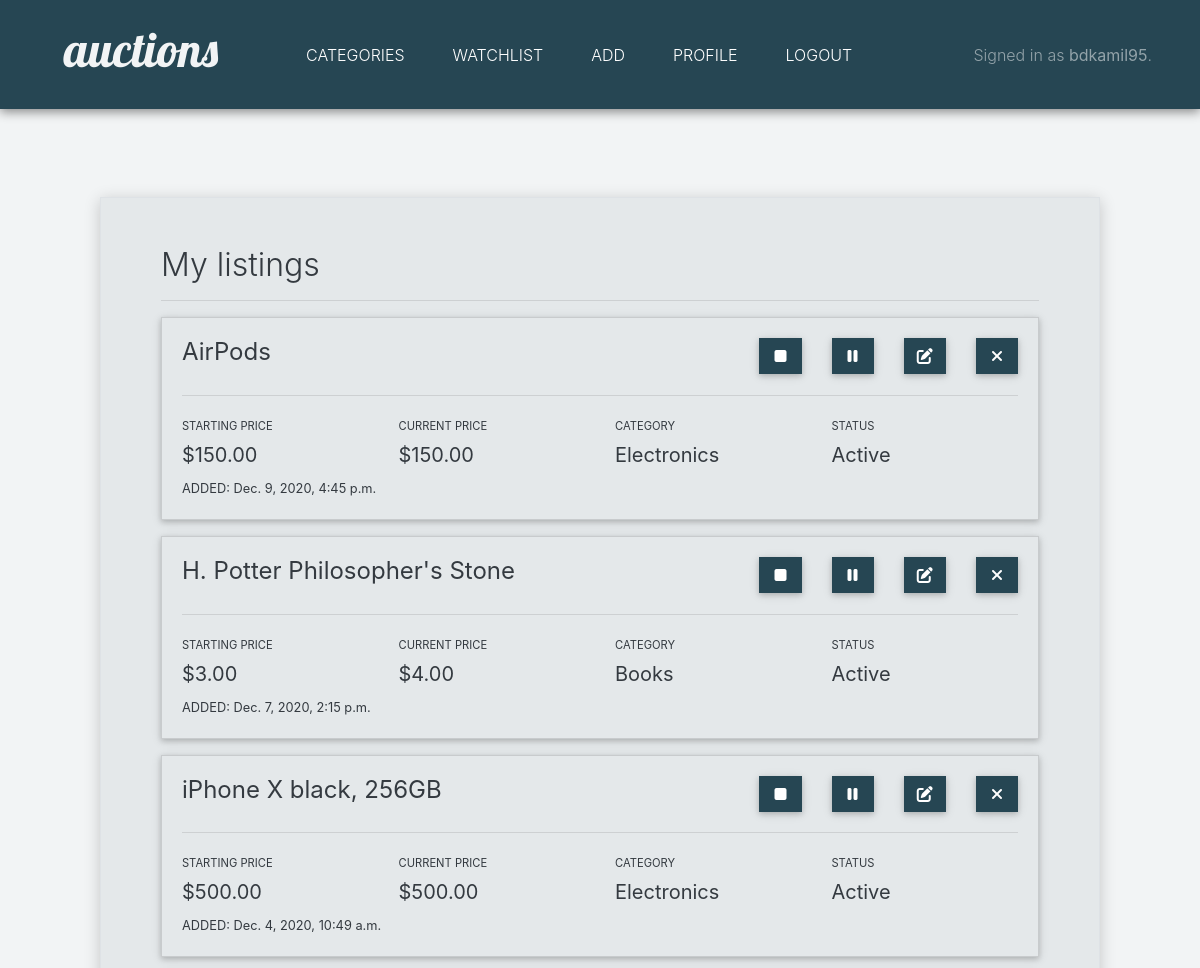
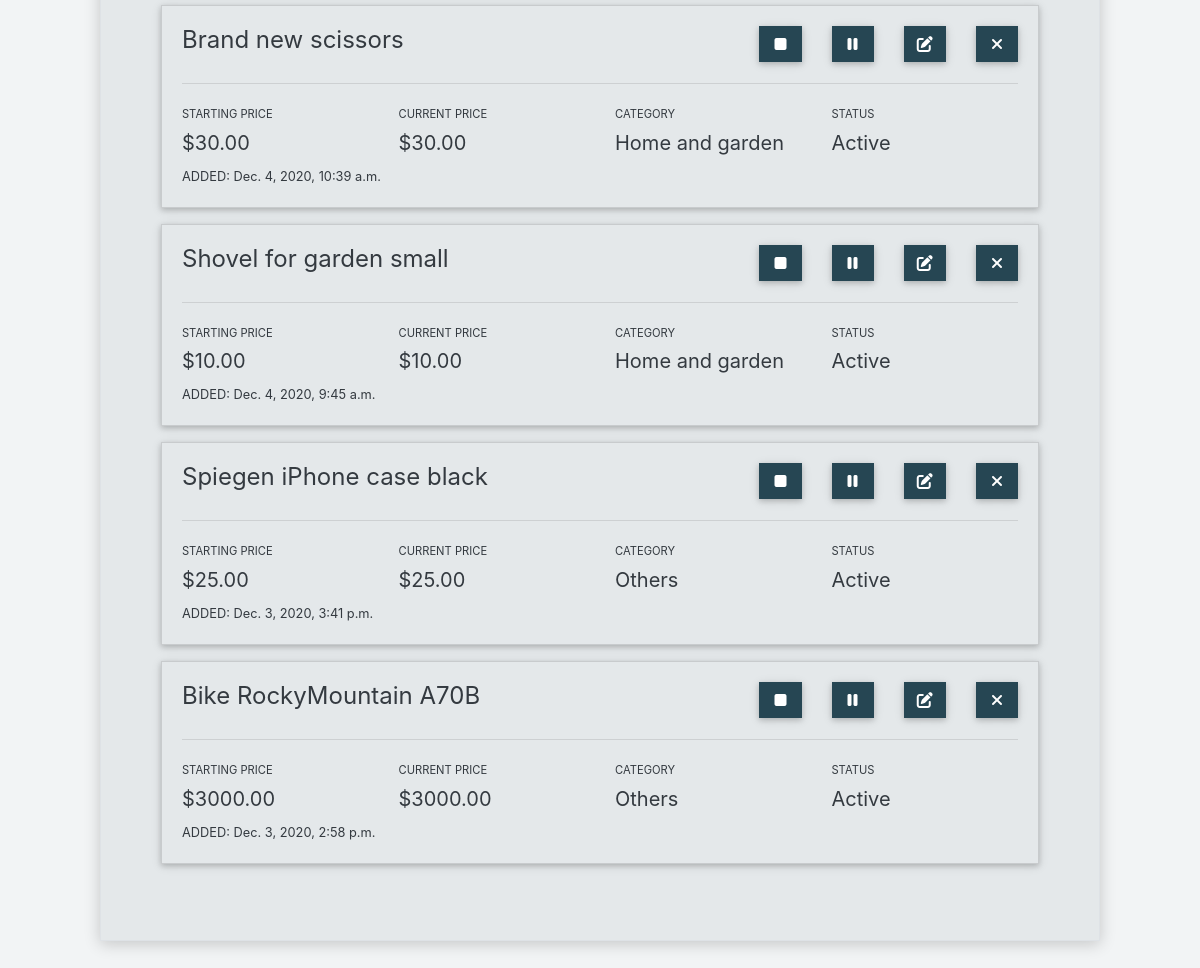
Page /profile/view/mylistings (signed in) on the committed database (2 pictures, top to bottom).
### auctions/models.py (models this page shows, shortened)
class User(AbstractUser):
    pass

class Listing(models.Model):
    title = models.CharField(max_length=30)
    description = models.CharField(max_length=500)
    starting_price = models.FloatField()
    current_price = models.FloatField(blank=True, null=True)
    photo = models.ImageField(upload_to='listing_images', default='default.jpg')
    user = models.ForeignKey(User, on_delete=models.CASCADE)
    category = models.ForeignKey(Category, on_delete=models.CASCADE)
    date_added = models.DateTimeField(default=timezone.now)
    active = models.BooleanField(default=True)
    winner = models.CharField(max_length=30, blank=True, null=True)
    def get_status(self):
        if self.active == 1:
            return "active"
        else:
            return "not active"

class Category(models.Model):
    name = models.CharField(max_length=20)

### auctions/views.py (the view)
# urls.py: path("profile/view/mylistings", views.listings_view, name="listings_view"),
@login_required
def listings_view(request):
    logged_user = request.user
    user_id = logged_user.id
    listings = Listing.objects.filter(user_id=user_id).order_by('-date_added')
    categories = Category.objects.all().order_by('name')
    return render(request, "auctions/listings_view.html", {
        "listings": listings,
        "categories": categories
    })

### auctions/templates/auctions/listings_view.html (shortened to what this page needs)
{% extends "auctions/layout.html" %}
{% block body %}
    <div class="listings-panel animated slideInDown border mt-5">
        <div><h2>My listings</h2></div>
        <hr>
        {% for listing in listings %}
        <div class="pb-3">
            <div class="card" style="border-radius: 0; background-color: #E4E8EA;">
                <div class="card-body">
                    <div class="row">
                        <div class="col">
                            <h4 class="card-title">{{ listing.title }}</h4>
                        </div>
                        {% if not listing.winner %}
                            <div class="col-1">
                                <form action="{% url 'listing_end' %}" method="POST">
                                    <button type="submit" class="btn btn-info button-custom btn-block"><i class="fas fa-stop"></i></button>
                                </form>
                            </div>
                            <div class="col-1">
                                {% if listing.active == 1 %}
                                <form action="{% url 'listing_deactivate' %}" method="POST">
                                    <button type="submit" class="btn btn-info button-custom btn-block"><i class="fas fa-pause"></i></button>
                                </form>
                                {% else %}
                                <form action="{% url 'listing_activate' %}" method="POST">
                                    {% csrf_token %}
                                    <input name="listing_id" value="{{ listing.id }}" hidden>
                                    <button type="submit" class="btn btn-info button-custom btn-block"><i class="fas fa-play"></i></button>
                                </form>
                                {% endif %}
                            </div>
                            <div class="col-1">
                                <a href="{% url 'change_password' %}" role="button" class="btn btn-info button-custom btn-block"><i class="fas fa-edit"></i></a>
                            </div>
                        {% else %}
                            <div class="col-4">
                                <div class="pt-2" style="color: #419281;" id="winnerOutput"><strong>ITEM SOLD - BUYER: {{ listing.get_winner_username }}</strong></div>
                            </div>
                        {% endif %}
                        <div class="col-1">
                            <form action="{% url 'listing_delete' %}" method="POST">
                                <button type="submit" class="btn btn-info button-custom btn-block"><i class="fas fa-times"></i></button>
                            </form>
                        </div>
                    </div>
                    <hr>
                    <div class="row">
                        <div class="col">
                            <label class="form-input-label" for="startingPriceOutput">STARTING PRICE</label>
                            <div id="startingPriceOutput">
                                <h5>${{ listing.starting_price }}0</h5>
                            </div>
                        </div>
                        <div class="col">
                            <label class="form-input-label" for="currentPriceOutput">CURRENT PRICE</label>
                            <div id="currentPriceOutput">
                                <h5>${{ listing.current_price }}0</h5>
                            </div>
                        </div>
                        <div class="col">
                            <label class="form-input-label" for="categoryOutput">CATEGORY</label>
                            <div id="categoryOutput">
                                <h5>
                                {% for category in categories %}
                                    {% if category.id == listing.category_id %}
                                        {{category.name}}
                                    {% endif %}
                                {% endfor %}
                                </h5>
                            </div>
                        </div>
                        <div class="col">
                            <label class="form-input-label" for="statusOutput">STATUS</label>
                            <div id="statusOutput">
                                <h5>{{ listing.get_status|title }}</h5>
                            </div>
                        </div>
                    </div>
                    <div class="row">
                        <div class="col">
                            <small>ADDED: {{ listing.date_added }}</small>
                        </div>
                    </div>
                </div>
            </div>
        </div>
        {% endfor %}
    </div>
{% endblock %}

### auctions/templates/auctions/layout.html (shortened to what this page needs)
{% load static %}
<!DOCTYPE html>
<html lang="en">
    <head>
        <link href="{% static 'auctions/mdb.min.css' %}" rel="stylesheet">
        <link rel="stylesheet" href="https://stackpath.bootstrapcdn.com/bootstrap/4.4.1/css/bootstrap.min.css">
        <link href="{% static 'auctions/styles.css' %}" rel="stylesheet">
    </head>
    <body>
        <nav class="navbar navbar-expand-lg navbar-dark px-5 nav-bar-styling">
            <a class="navbar-brand logo pb-3 pr-5 pl-3 animated fadeIn slower" href="{% url 'index' %}"><span class="logo-letter">a</span><span class="logo-letter">u</span><span class="logo-letter">c</span><span class="logo-letter">t</span><span class="logo-letter">i</span><span class="logo-letter">o</span><span class="logo-letter">n</span><span class="logo-letter">s</span></a>
            <div class="collapse navbar-collapse" id="navbarText">
                <ul class="navbar-nav mr-auto">
                    <li class="nav-item px-3">
                        <a class="nav-link animated fadeIn slower" href="{% url 'categories_view' %}">CATEGORIES</a>
                    </li>
                    {% if user.is_authenticated %}
                        <li class="nav-item px-3">
                            <a class="nav-link animated fadeIn slower" href="{% url 'watchlist_view' %}">WATCHLIST</a>
                        </li>
                        <li class="nav-item px-3">
                            <a class="nav-link animated fadeIn slower" href="{% url 'add_listing' %}">ADD</a>
                        </li>
                        <li class="nav-item px-3">
                            <a class="nav-link animated fadeIn slower" href="{% url 'profile' %}">PROFILE</a>
                        </li>
                        <li class="nav-item px-3">
                            <a class="nav-link animated fadeIn slower" href="{% url 'logout' %}">LOGOUT</a>
                        </li>
                    {% endif %}
                </ul>
                <span class="navbar-text pl-3 animated fadeIn slower">
                {% if user.is_authenticated %}
                    Signed in as <strong>{{ user.username }}</strong>.
                {% else %}
                    Not signed in.
                {% endif %}
                </span>
            </div>
        </nav>
        <div class="content-storage text-dark">
            {% block body %}
            {% endblock %}
        </div>
    </body>
</html>

### auctions/static/auctions/styles.css (style rules this page uses)
h2 { font-weight: 300; }
h4 { font-weight: 300; }
body { background-color: #F2F4F5; }
.content-storage { margin: auto; width: 100vw; max-width: 1200px; background-color: #F2F4F5; padding-left: 5vw; padding-right: 5vw; padding-top: 2.5rem; padding-bottom: 3rem; }
.listings-panel { padding: 4vw 5vw 5vw 5vw; max-width: 1000px; margin: auto; background-color: #E4E8EA; box-shadow: 0px 3px 15px #00000030 !important; }
.logo { font-family: 'Lobster', cursive; color: #F2F4F5 !important; font-size: 3rem; }
.logo-letter { transition: 0.2s ease-in-out; }
.nav-bar-styling { z-index: 1 !important; background-color: #264653; box-shadow: 0px 3px 10px #00000070 !important; }
.nav-link { font-weight: 300; transition: text-shadow 0.2s ease-in-out; }
.button-custom { background-color: #264653 !important; border-radius: 0; transition: text-shadow 0.2s ease-in-out; border: none; font-weight: 300; }
.form-input-label { font-weight: 400; font-size: 0.7rem; }
::placeholder { color: lightgray !important; font-weight: 300; }

### rows in the picture
User: username "bdkamil95"
Listing: title "AirPods", starting_price "150.0", current_price "150.0", get_status "Active", date_added "Dec. 9, 2020, 4:45 p.m."
Category: name "Electronics"
Listing: title "H. Potter Philosopher's Stone", starting_price "3.0", current_price "4.0", get_status "Active", date_added "Dec. 7, 2020, 2:15 p.m."
Category: name "Books"
Listing: title "iPhone X black, 256GB", starting_price "500.0", current_price "500.0", get_status "Active", date_added "Dec. 4, 2020, 10:49 a.m."
Listing: title "Brand new scissors", starting_price "30.0", current_price "30.0", get_status "Active", date_added "Dec. 4, 2020, 10:39 a.m."
Category: name "Home and garden"
Listing: title "Shovel for garden small", starting_price "10.0", current_price "10.0", get_status "Active", date_added "Dec. 4, 2020, 9:45 a.m."
Listing: title "Spiegen iPhone case black", starting_price "25.0", current_price "25.0", get_status "Active", date_added "Dec. 3, 2020, 3:41 p.m."
Category: name "Others"
Listing: title "Bike RockyMountain A70B", starting_price "3000.0", current_price "3000.0", get_status "Active", date_added "Dec. 3, 2020, 2:58 p.m."
